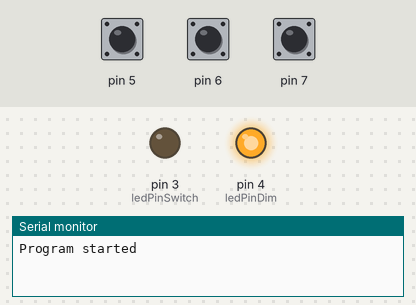
Bench run of a sketch on a simulated Arduino Uno, built with avr-gcc and run on an emulated ATmega328P. On the bench: output pins drawn as LEDs (lit = HIGH), the last lines printed to the serial monitor. The inputs (shaded band) are chosen by the test bench; at power-on: pin 5 HIGH, pin 6 HIGH, pin 7 HIGH.

Above: at 3.2 s.
3.3 s: pin 5 pulled LOW for 0.15 s
At 4.3 s:
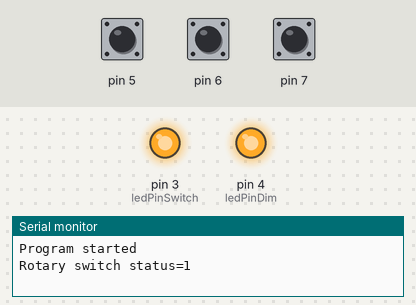
4.9 s: pin 5 pulled LOW for 1 s
At 5.5 s:
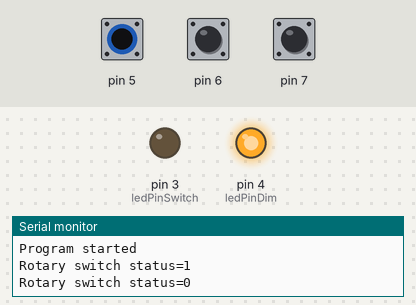
7.4 s: pin 5 pulled LOW for 3.2 s
At 8.6 s:
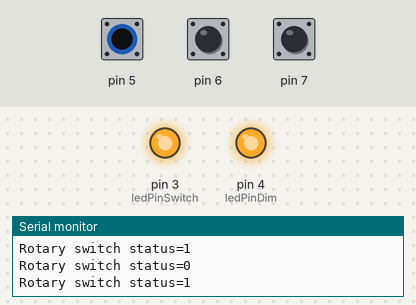
Timing chart, 0 to 10.4 s (numbered marks = the images above; inputs shaded):
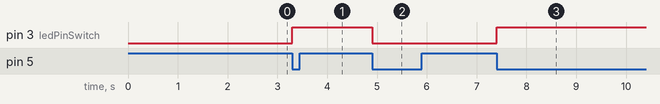

Measured:
- after the input at 3.3 s, pin 3 (ledPinSwitch): LOW → HIGH at once
- after the input at 4.9 s, pin 3 (ledPinSwitch): HIGH → LOW at once
- after the input at 7.4 s, pin 3 (ledPinSwitch): LOW → HIGH at once

The sketch:

rotary_encoder_library.ino
```cpp
#include "rotary.h" //when rotary.h and rotary.cpp files are in your sketch direcotry
//#include <rotary.h> //when rotary installed in your library
int ledPinDim =4;
int ledPinSwitch = 3;
int value = 1023;
bool prevSwitchState = false;
bool currentSwitchState = false;
bool switchPressed = false;
/* use of the rotary class:
 * rotary a-name(pinA/CLK, pinB/DT, pinSwitch, min-value, max-value, steps/click,roll-over)
 * roll-over= true then after max-value, rotary starts at min-value. Or when min-value, will start at max-value (contineous)
 *
 */
rotary myRot(7,6,5,0,1023,50,false); //create object from class rotary

void setup() {
  // put your setup code here, to run once:
 Serial.begin(9600);
 pinMode(ledPinDim, OUTPUT);
 pinMode(ledPinSwitch, OUTPUT);
 analogWrite(ledPinDim, 1023);
 digitalWrite(ledPinSwitch, LOW);
 delay(2000);
 Serial.println("Program started");
 //set debugmode
 myRot.setDebug(true);
 //set the value of the rotary
 myRot.setValue(512);
 }


void loop() {
 //read rotary value and
 value = myRot.getValue();
 analogWrite(ledPinDim, 1023-value);

 //read direction
 if (myRot.getDirection() == 1) Serial.print(">");
 if (myRot.getDirection() == -1) Serial.print("<");

 //check for push button status toggle
 if (myRot.getSwitch()){
    digitalWrite(ledPinSwitch,HIGH);
  } else{
    digitalWrite(ledPinSwitch,LOW);
  }


}
```

rotary.cpp
```cpp
#include "rotary.h"

rotary::rotary(int pinA, int pinB, int pinSwitch, int beginValue, int endValue, int valueSteps,bool rollOver){
    _pinA = pinA;
    _pinB = pinB;
    _pinSwitch = pinSwitch;
    _TEL_MIN = beginValue;
    _TEL_MAX = endValue;
    _TEL_STEP = valueSteps;
    _teller = 0;
    _rollOver = rollOver;
    _rotA= false;
    _rotB = false;
    _wheelTurned = false;
    _curState = false;
    _prevState = false;
    _debug = false;
    _direction = 0;
    _switchCur = false;
    _switchPrev = false;
    _switchStatus = false;
    _prevMillis;
    pinMode(_pinA, INPUT_PULLUP);
    pinMode(_pinB, INPUT_PULLUP);
    pinMode(_pinSwitch, INPUT_PULLUP);

}

int rotary::getValue()
{
  bool _rotA = not digitalRead(_pinA);
  bool _rotB = not digitalRead(_pinB);
  _curState = _rotA and _rotB;
  if(_curState != _prevState){
    _prevState = _curState;
    if(_rotA and _rotB){
       _wheelTurned = true;
      }
   } else {
     _direction=0;
   }

   if(_wheelTurned){
    if(!_rotA){
        _wheelTurned = false;
        if (_teller+_TEL_STEP<_TEL_MAX)
        {
          _teller=_teller+_TEL_STEP;
          _direction = 1;
        }else{
            if(_rollOver){
                _teller = _TEL_MIN;
            } else {
                _teller = _TEL_MAX;
            }

        }
      if(_debug)Serial.println(_teller);
      }
     if(!_rotB){
        _wheelTurned = false;
        if (_teller-_TEL_STEP>_TEL_MIN){
          _teller=_teller-_TEL_STEP;
          _direction = -1;
        } else {
            if(_rollOver){
                _teller = _TEL_MAX;
            }else{
                _teller = _TEL_MIN;
            }

        }
        if(_debug)Serial.println(_teller);
      }
    }
  return _teller;
}

void rotary::setValue(int value){
  _teller = value;

}

void rotary::setDebug(bool debug){
  _debug=debug;
}

bool rotary::getSwitch(){
  _switchCur = !digitalRead(_pinSwitch);
  if(_prevMillis+200 < millis()){
      if(_switchCur != _switchPrev){
        _switchPrev = _switchCur;
        if(_switchCur){
            if(_switchStatus){
              _switchStatus = false;
            }else{
              _switchStatus = true;
            }
          _prevMillis = millis();
          if(_debug){
            Serial.print("Rotary switch status=");Serial.println(_switchStatus);
          }
        }
      }
  }
  return _switchStatus;
}

int rotary::getDirection(){
  return _direction;
}
```

rotary.h
```cpp
/*
 * Library to read the value of a rotary encoder
 * Created by P Horemans, April 11,2021
 * initalize: rotary a-name(pinA/CLK, pinB/DT, pinSwicht, beginvalue, endvalue, steps/click, rolOver  )
 * rollOver true = at endvalue the value rolls over to beginvalue, at beginvalue the value rols over to endvalue (contineaous rotor)
 * inputs are pulled-up
 * Methods:
 * getValue() returns integer value between BeginValue and endValue
 * setDebug(bool) true=debug messages (requires Serial.begin() to be initalized)
 * setValue(int) sets the value variable (used in case the value is changed outside the class)
 * getSwitch() toggles state when pushed(0/1)
 * getDirection() returns -1,0,1
 */
#ifndef rotary_H
#define rotary_H

#include "Arduino.h"


class rotary
{
  public:
    rotary(int pinA, int pinB, int pinSwitch, int beginValue, int endValue, int valueSteps,bool rollOver);
    int getValue();
    int getDirection();
    bool getSwitch();
    void setValue(int currentValue);
    void setDebug(bool debug);
    int _teller;
  private:

    int _pinA;
    int _pinB;
    int _pinSwitch;
    int _TEL_MIN;
    int _TEL_MAX;
    int _TEL_STEP;

    bool _rollOver;
    bool _rotA;
    bool _rotB;
    bool _wheelTurned;
    bool _curState;
    bool _prevState;
    bool _debug;
    int _direction;
    bool _switchPrev;
    bool _switchCur;
    bool _switchStatus;
    unsigned long _prevMillis;


 };
#endif
```
